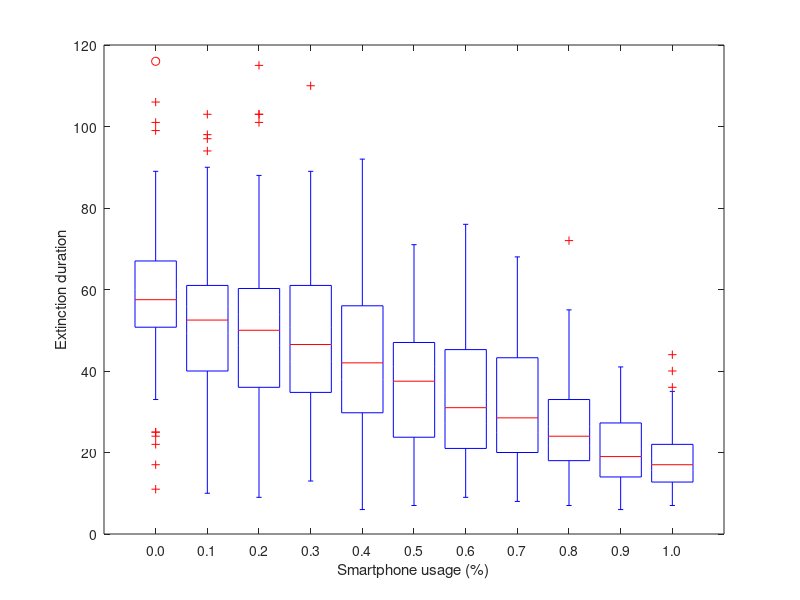

MATLAB code to generate this figure: (Note: this script raises an error after producing the figure.)
clearvars;close all;
load('rep100_result.mat')
su_list = 0:.1:1;


boxplot(extinct_date')
xticklabels(arrayfun(@(x) num2str(x, '%.1f'),su_list,'UniformOutput',false))
xlabel('Smartphone usage (%)');
ylabel('Extinction duration');
sdf(gcf,'paper_f150')
